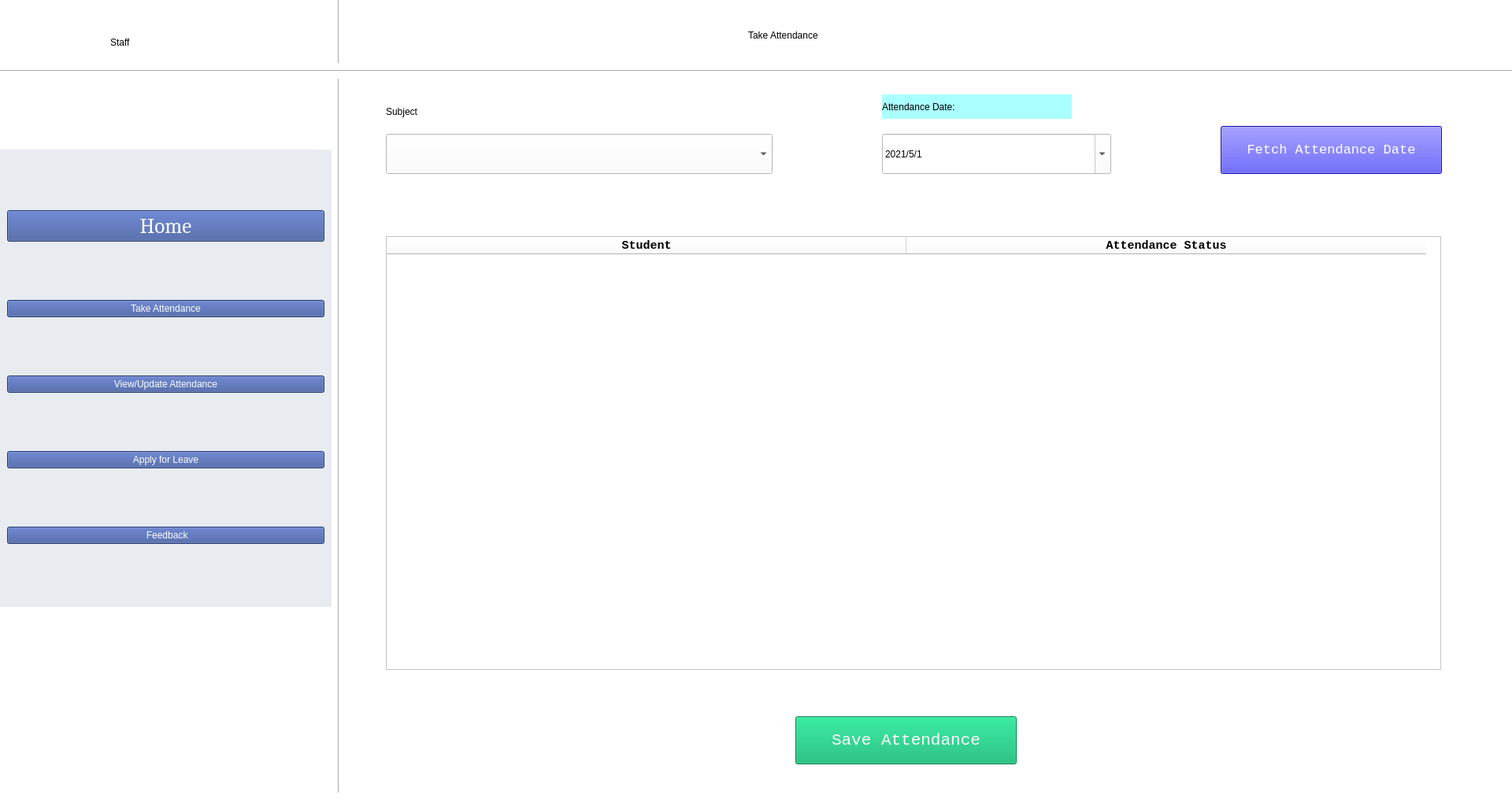
<?xml version="1.0" encoding="UTF-8"?>
<ui version="4.0">
 <class>StaffTakeAttendance</class>
 <widget class="QMainWindow" name="StaffTakeAttendance">
  <property name="enabled">
   <bool>true</bool>
  </property>
  <property name="geometry">
   <rect>
    <x>0</x>
    <y>0</y>
    <width>1920</width>
    <height>1029</height>
   </rect>
  </property>
  <property name="cursor">
   <cursorShape>ArrowCursor</cursorShape>
  </property>
  <property name="windowTitle">
   <string>Staff Take Attendance Page</string>
  </property>
  <property name="layoutDirection">
   <enum>Qt::LeftToRight</enum>
  </property>
  <property name="styleSheet">
   <string notr="true">background-color: rgb(241, 229, 231);
background-color: rgb(255, 255, 255);</string>
  </property>
  <widget class="QWidget" name="centralwidget">
   <widget class="Line" name="line">
    <property name="geometry">
     <rect>
      <x>420</x>
      <y>-50</y>
      <width>20</width>
      <height>1081</height>
     </rect>
    </property>
    <property name="orientation">
     <enum>Qt::Vertical</enum>
    </property>
   </widget>
   <widget class="QFrame" name="verticalFrame">
    <property name="geometry">
     <rect>
      <x>0</x>
      <y>190</y>
      <width>421</width>
      <height>581</height>
     </rect>
    </property>
    <property name="styleSheet">
     <string notr="true">background-color: rgb(232, 236, 241);</string>
    </property>
    <layout class="QVBoxLayout" name="verticalLayout">
     <item>
      <widget class="QPushButton" name="Home_b">
       <property name="font">
        <font>
         <family>Cambria</family>
         <pointsize>20</pointsize>
         <weight>50</weight>
         <italic>false</italic>
         <bold>false</bold>
        </font>
       </property>
       <property name="cursor">
        <cursorShape>PointingHandCursor</cursorShape>
       </property>
       <property name="styleSheet">
        <string notr="true">font: 20pt &quot;Cambria&quot;;
background-color: rgb(58, 83, 155);
color: rgb(255, 255, 255);</string>
       </property>
       <property name="text">
        <string>Home</string>
       </property>
      </widget>
     </item>
     <item>
      <widget class="QPushButton" name="TakeAttendance_b">
       <property name="cursor">
        <cursorShape>PointingHandCursor</cursorShape>
       </property>
       <property name="styleSheet">
        <string notr="true">font: 20pt &quot;Cambria&quot;;
background-color: rgb(58, 83, 155);
color: rgb(255, 255, 255);</string>
       </property>
       <property name="text">
        <string>Take Attendance</string>
       </property>
      </widget>
     </item>
     <item>
      <widget class="QPushButton" name="ViewAttendance_b">
       <property name="cursor">
        <cursorShape>PointingHandCursor</cursorShape>
       </property>
       <property name="styleSheet">
        <string notr="true">font: 20pt &quot;Cambria&quot;;
background-color: rgb(58, 83, 155);
color: rgb(255, 255, 255);</string>
       </property>
       <property name="text">
        <string>View/Update Attendance</string>
       </property>
      </widget>
     </item>
     <item>
      <widget class="QPushButton" name="StaffLeave_b">
       <property name="cursor">
        <cursorShape>PointingHandCursor</cursorShape>
       </property>
       <property name="styleSheet">
        <string notr="true">font: 20pt &quot;Cambria&quot;;
background-color: rgb(58, 83, 155);
color: rgb(255, 255, 255);</string>
       </property>
       <property name="text">
        <string>Apply for Leave</string>
       </property>
      </widget>
     </item>
     <item>
      <widget class="QPushButton" name="StaffFeedback_b">
       <property name="cursor">
        <cursorShape>PointingHandCursor</cursorShape>
       </property>
       <property name="styleSheet">
        <string notr="true">font: 20pt &quot;Cambria&quot;;
background-color: rgb(58, 83, 155);
color: rgb(255, 255, 255);</string>
       </property>
       <property name="text">
        <string> Feedback</string>
       </property>
      </widget>
     </item>
    </layout>
   </widget>
   <widget class="Line" name="line_2">
    <property name="geometry">
     <rect>
      <x>0</x>
      <y>80</y>
      <width>1931</width>
      <height>20</height>
     </rect>
    </property>
    <property name="orientation">
     <enum>Qt::Horizontal</enum>
    </property>
   </widget>
   <widget class="QLabel" name="TakeAttendance_l">
    <property name="geometry">
     <rect>
      <x>950</x>
      <y>10</y>
      <width>481</width>
      <height>70</height>
     </rect>
    </property>
    <property name="cursor">
     <cursorShape>ArrowCursor</cursorShape>
    </property>
    <property name="styleSheet">
     <string notr="true">color: rgb(0, 0, 0);
font: 42pt &quot;Microsoft Himalaya&quot;;</string>
    </property>
    <property name="text">
     <string>Take Attendance</string>
    </property>
   </widget>
   <widget class="QLabel" name="Subject_l">
    <property name="geometry">
     <rect>
      <x>490</x>
      <y>110</y>
      <width>127</width>
      <height>63</height>
     </rect>
    </property>
    <property name="styleSheet">
     <string notr="true">font: 38pt &quot;Microsoft Himalaya&quot;;</string>
    </property>
    <property name="text">
     <string>Subject</string>
    </property>
    <property name="buddy">
     <cstring>Subject_l</cstring>
    </property>
   </widget>
   <widget class="QComboBox" name="Subject_cmb">
    <property name="geometry">
     <rect>
      <x>490</x>
      <y>170</y>
      <width>491</width>
      <height>51</height>
     </rect>
    </property>
    <property name="font">
     <font>
      <family>Cambria Math</family>
      <pointsize>16</pointsize>
      <weight>75</weight>
      <bold>true</bold>
     </font>
    </property>
    <property name="cursor">
     <cursorShape>PointingHandCursor</cursorShape>
    </property>
    <property name="inputMethodHints">
     <set>Qt::ImhNone</set>
    </property>
    <property name="insertPolicy">
     <enum>QComboBox::InsertAlphabetically</enum>
    </property>
   </widget>
   <widget class="QPushButton" name="FetchAttendance_b">
    <property name="geometry">
     <rect>
      <x>1550</x>
      <y>160</y>
      <width>281</width>
      <height>61</height>
     </rect>
    </property>
    <property name="font">
     <font>
      <family>Consolas</family>
      <pointsize>13</pointsize>
      <weight>50</weight>
      <italic>false</italic>
      <bold>false</bold>
     </font>
    </property>
    <property name="cursor">
     <cursorShape>PointingHandCursor</cursorShape>
    </property>
    <property name="styleSheet">
     <string notr="true">font: 13pt &quot;Consolas&quot;;
selection-color: rgb(85, 170, 255);
color: rgb(255, 255, 255);
background-color: rgb(33, 23, 251);</string>
    </property>
    <property name="text">
     <string>Fetch Attendance Date</string>
    </property>
   </widget>
   <widget class="QTableWidget" name="TakeAttendance_t">
    <property name="geometry">
     <rect>
      <x>490</x>
      <y>300</y>
      <width>1340</width>
      <height>551</height>
     </rect>
    </property>
    <property name="cursor" stdset="0">
     <cursorShape>PointingHandCursor</cursorShape>
    </property>
    <property name="selectionMode">
     <enum>QAbstractItemView::SingleSelection</enum>
    </property>
    <property name="selectionBehavior">
     <enum>QAbstractItemView::SelectRows</enum>
    </property>
    <attribute name="horizontalHeaderDefaultSectionSize">
     <number>660</number>
    </attribute>
    <column>
     <property name="text">
      <string>Student</string>
     </property>
     <property name="font">
      <font>
       <family>Consolas</family>
       <pointsize>11</pointsize>
       <weight>75</weight>
       <bold>true</bold>
      </font>
     </property>
    </column>
    <column>
     <property name="text">
      <string>Attendance Status</string>
     </property>
     <property name="font">
      <font>
       <family>Consolas</family>
       <pointsize>11</pointsize>
       <weight>75</weight>
       <bold>true</bold>
      </font>
     </property>
    </column>
   </widget>
   <widget class="QLabel" name="Staff_l">
    <property name="geometry">
     <rect>
      <x>140</x>
      <y>20</y>
      <width>92</width>
      <height>67</height>
     </rect>
    </property>
    <property name="cursor">
     <cursorShape>BlankCursor</cursorShape>
    </property>
    <property name="styleSheet">
     <string notr="true">font: 40pt &quot;Microsoft Himalaya&quot;;</string>
    </property>
    <property name="text">
     <string>Staff</string>
    </property>
   </widget>
   <widget class="QDateEdit" name="StaffDateEdit_de">
    <property name="geometry">
     <rect>
      <x>1120</x>
      <y>170</y>
      <width>291</width>
      <height>51</height>
     </rect>
    </property>
    <property name="cursor">
     <cursorShape>PointingHandCursor</cursorShape>
    </property>
    <property name="styleSheet">
     <string notr="true">font: 18pt &quot;Microsoft Himalaya&quot;;</string>
    </property>
    <property name="dateTime">
     <datetime>
      <hour>0</hour>
      <minute>0</minute>
      <second>0</second>
      <year>2021</year>
      <month>5</month>
      <day>1</day>
     </datetime>
    </property>
    <property name="currentSection">
     <enum>QDateTimeEdit::YearSection</enum>
    </property>
    <property name="displayFormat">
     <string>yyyy/M/d</string>
    </property>
    <property name="calendarPopup">
     <bool>true</bool>
    </property>
    <property name="timeSpec">
     <enum>Qt::LocalTime</enum>
    </property>
   </widget>
   <widget class="QPushButton" name="SaveAttendance_b">
    <property name="geometry">
     <rect>
      <x>1010</x>
      <y>910</y>
      <width>281</width>
      <height>61</height>
     </rect>
    </property>
    <property name="font">
     <font>
      <family>Consolas</family>
      <pointsize>16</pointsize>
      <weight>50</weight>
      <italic>false</italic>
      <bold>false</bold>
     </font>
    </property>
    <property name="cursor">
     <cursorShape>PointingHandCursor</cursorShape>
    </property>
    <property name="styleSheet">
     <string notr="true">font: 16pt &quot;Consolas&quot;;
selection-color: rgb(85, 170, 255);
color: rgb(255, 255, 255);
background-color: rgb(0, 177, 106);</string>
    </property>
    <property name="text">
     <string>Save Attendance</string>
    </property>
   </widget>
   <widget class="QLabel" name="label">
    <property name="geometry">
     <rect>
      <x>1120</x>
      <y>120</y>
      <width>241</width>
      <height>31</height>
     </rect>
    </property>
    <property name="cursor">
     <cursorShape>BlankCursor</cursorShape>
    </property>
    <property name="styleSheet">
     <string notr="true">font: 24pt &quot;Microsoft Himalaya&quot;;
background-color: rgb(170, 255, 255);</string>
    </property>
    <property name="text">
     <string>Attendance Date:</string>
    </property>
   </widget>
  </widget>
  <widget class="QStatusBar" name="statusbar"/>
 </widget>
 <resources/>
 <connections/>
</ui>
